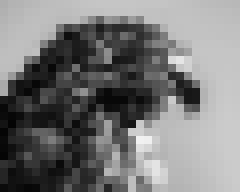
#> input picture images/eagle_30px.png, 30 x 24 px (shown 8 times larger)
$ jupyter execute basic_example.ipynb
#> lines starting #> are read from the running program, lines starting #| are printed output that depends on the picture
[cell 1]
import numpy as np
from sklearn import metrics
from sklearn import datasets
from sklearn.cluster import KMeans
from matplotlib import pyplot as plt
from sklearn.datasets import make_blobs

podatci sintetički MAKE MOONS

[cell 2]
X, y = datasets.make_moons(n_samples=200, noise=0.05, random_state=42)
# broj točaka
n = X.shape[0]

## 1. affinity/similarity matrix

[cell 3]
# init. adjacency marticu
A = np.zeros((n, n))

# moram napraviti matricu s euclidian udaljenostima
dists = np.zeros((n, n))
for i in range(n):
    for j in range(i + 1, n):
        dist = np.sqrt(np.sum((X[i] - X[j]) ** 2))
        dists[i, j] = dist
        dists[j, i] = dist
k=10

## kk-nn metoda
for i in range(n):
    neighbors = np.argsort(dists[i])[1:k+1]
    for j in neighbors:
        A[i][j] = np.exp(-dists[i][j]**2 / 0.1)
        A[j][i] = A[i][j]
# pripaziti da su na dijagonali 0
np.fill_diagonal(A, 0)


# RBF metoda
""" for i in range(n):
    neighbors = np.argsort(dists[i])[1:k+1]
    for j in range(n):
        # RBF similarity function
        ##A[i,j] = np.exp(-np.sum((X[i] - X[j])**2) / (2 * sigma**2))
        # RBF krenel with euclidian distance
        dist_ij = np.sqrt(np.sum((X[i] - X[j]) ** 2))
        A[i,j] = np.exp(-1.0 * dist_ij ** 2)  """


""" - more controlled decay
    - exponential decay: udaljenije točke imaju jako nisu razinu sličnosti
    - sigma utječe na brzinu smanjenja sličnosti kako se euk.dist povećava
        - malena sigma: sličnost pada brzo kako se distanca povećava
        - velik sigma: sličnost se smanjuje sporo - udaljenije točke i dalje
          imaju veliku sličnost"""

## 2. degree matrix

[cell 4]
# trebamo matricu koja je suma redaka od ajd
D = np.zeros((n, n))
for i in range(n):
    D[i, i] = np.sum(A[i])

3. un-normalized laplacian

[cell 5]
L = D - A
""" dijagonalni elementi matrice su stupnjevi čvorova, a ne-dijagonalni elementi
"""
# https://freedium.cfd/https://medium.com/@roiyeho/spectral-clustering-50aee862d300


# normalized laplacian
""" D_inv_sqrt = np.diag(1.0 / np.sqrt(np.diag(D)))  # D^(-1/2)
L = D_inv_sqrt @ L @ D_inv_sqrt """

4. eigenvalues/ eigenvectors

[cell 6]
# preko built in funkcije
eigvals, eigvecs = np.linalg.eig(L)
#print("Eigenvalues:", eigvals)
#print("Eigenvectors:", eigvecs)

# det(L -I*lambda) = 0  karakteristični polinomial čija su rješenja lambda1, lambda2...
# riješiti (L - lambda*I) v = 0 za svaku lambdu/eigenvrijednost

# uzimam drugi najmanji fiedlerov vektor na temelju kojeg dijelim
fiedler_vector = eigvecs[:, 1]

5. visualization

[cell 7]
# dijelim podatke u ovisnosti o pozitivnosti/negativnosti
clusters = np.where(fiedler_vector >= 0, 1, 0)

# vizualizacija
plt.scatter(X[:, 0], X[:, 1], c=clusters, cmap="coolwarm")
plt.title("Spectral Clustering")
plt.show()
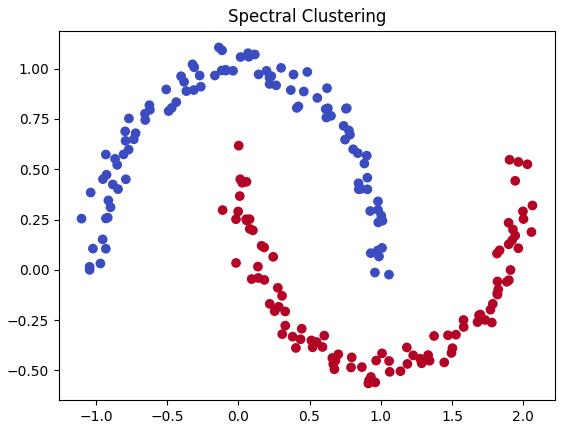
#> figure drawn by matplotlib, 1 panel

primjer za usporedbu sa built-in metodom SpectralClustering

[cell 8]
import numpy as np
from skimage import io, color
from sklearn.cluster import SpectralClustering
from sklearn.metrics.pairwise import rbf_kernel
import matplotlib.pyplot as plt
import time

def load_grayscale_image(path):
#> called with path = 'images/eagle_30px.png'
    img = io.imread(path, as_gray=True).astype(np.float64)
#> img is the input picture: shape (24, 30) float64; min 0.0157, max 0.945, mean 0.472
    if img.ndim == 3:
        img = color.rgb2gray(img)
    img = (img * 255).astype(np.uint8)  # Scale to 0–255
    img = img[:64, :64]
    return img

def create_affinity_matrix(img, gamma_s=0.001, gamma_i=0.01):

#> called with gamma_s = 0.001, gamma_i = 0.01
    h, w = img.shape
#> h = 24; w = 30
    coords = np.indices((h, w)).reshape(2, -1).T
    intensities = img.flatten().reshape(-1, 1)
#> intensities = 720 values, max 241 at index 527, min 4 at index 451, mean 120.2

    spatial_sim = rbf_kernel(coords, coords, gamma=gamma_s)
    intensity_sim = rbf_kernel(intensities, intensities, gamma=gamma_i)
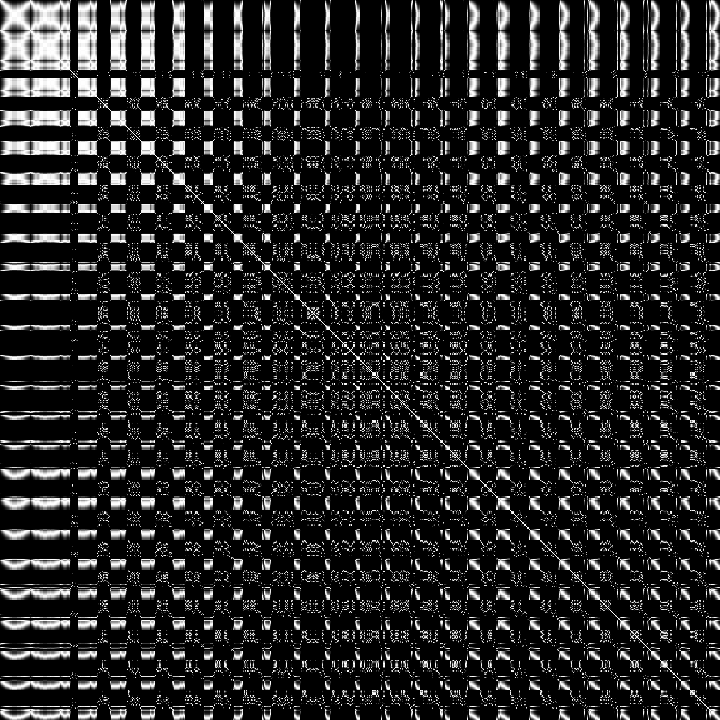
#> intensity_sim: shape (720, 720) float64; min 1.15e-244, max 1, mean 0.154

    affinity = spatial_sim * intensity_sim
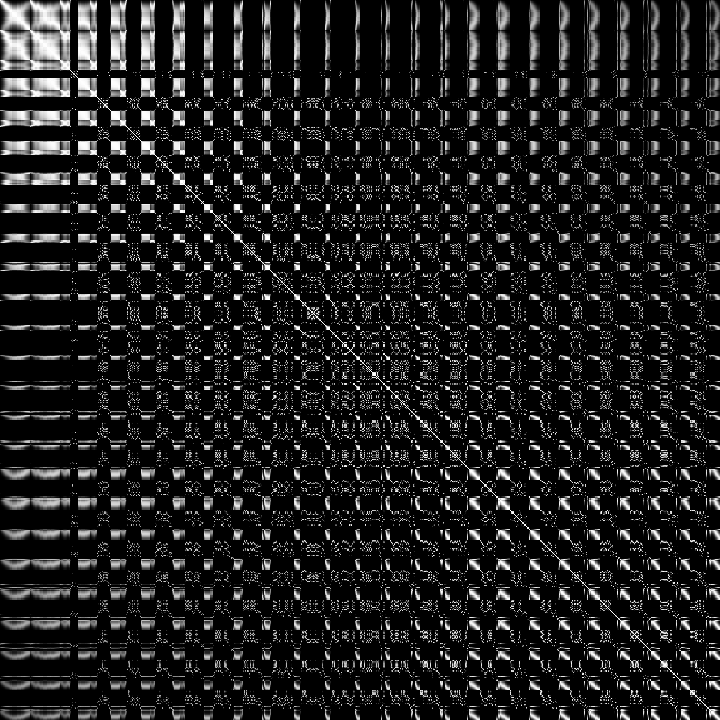
#> affinity: shape (720, 720) float64; min 8.88e-245, max 1, mean 0.126

    return affinity


def spectral_segment(img, n_clusters=8):
    affinity = create_affinity_matrix(img)
    clustering = SpectralClustering(n_clusters=n_clusters, affinity='precomputed', assign_labels='kmeans')
    labels = clustering.fit_predict(affinity)
#> labels = 720 values, max 3 at index 72, min 0 at index 100, mean 1.07
    return labels.reshape(img.shape)
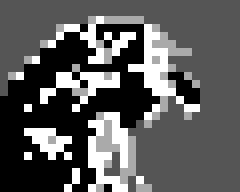
#> returned value: shape (24, 30) int32 (shown 8 times larger); min 0, max 3, mean 1.07; drawn with min black and max white


img_path = 'images/eagle_30px.png'
img = load_grayscale_image(img_path)
segmented = spectral_segment(img, n_clusters=4)

plt.figure(figsize=(10, 5))
plt.subplot(1, 2, 1)
plt.title("Original Grayscale")
plt.imshow(img, cmap='gray')
plt.axis('off')

plt.subplot(1, 2, 2)
plt.title("Spectral Clustering Segmentation")
plt.imshow(segmented, cmap='nipy_spectral')
plt.axis('off')
plt.tight_layout()
plt.show() ;

[cell 9]
import numpy as np
import networkx as nx
import matplotlib.pyplot as plt
from scipy.spatial.distance import pdist, squareform
from scipy.linalg import eigh

# Step 1: Create 10 random points in 2D space
np.random.seed(5)

points = np.array([
    [1, 1], [2, 1], [1, 2], [2, 2], [1.5, 1.5],
    [3, 1], [4, 1], [3, 2], [4, 2], [3.5, 1.5]  # bliže skupina B
])


n = len(points)
# Step 2: Compute pairwise distances
distances = squareform(pdist(points))

# Step 3: Compute affinity matrix using Gaussian (RBF) kernel
sigma = 0.5
W = np.exp(-distances**2 / (2 * sigma**2))
np.fill_diagonal(W, 0)  # zero diagonal for no self-loops


# Visualization: Plot graph
G =nx.complete_graph(10)
print("Broj povezanih komponenti:", nx.number_connected_components(G))

for i in range(n):
    G.add_node(i, pos=points[i])
for i in range(n):
    for j in range(i + 1, n):
        if W[i, j] > 0.1:
            G.add_edge(i, j, weight=W[i, j])

# Step 4: Compute degree matrix
D = np.diag(W.sum(axis=1))

# Step 5: Compute Laplacian matrix
L = D - W

# Step 6: Compute eigenvalues and eigenvectors
eigenvalues, eigenvectors = eigh(L)

L, eigenvalues[:5], eigenvectors[:, :3]  # Return Laplacian, first 5 eigenvalues, and first 3 eigenvectors
print(np.round(L, 2))
print('eigenvalues: ', np.round(eigenvalues, 2))
print('eigenvectors: ', np.round(eigenvectors, 2))

pos = nx.get_node_attributes(G, 'pos')
plt.figure(figsize=(3, 3))
nx.draw(G, pos, with_labels=True, node_color='gray', edge_color='gray', node_size=500)
plt.title("10-vertex Graph with Gaussian Kernel Weights")
plt.axis('equal')
plt.show()
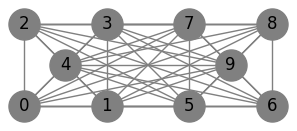
#> figure drawn by matplotlib, 1 panel

[cell 10]
import numpy as np
import networkx as nx
import matplotlib.pyplot as plt
from scipy.spatial.distance import pdist, squareform
from scipy.linalg import eigh

np.random.seed(5)

points = np.array([
    [1, 1], [2, 1], [1, 2], [2, 2], [1.5, 1.5],
    [3, 1], [4, 1], [3, 2], [4, 2], [3.5, 1.5]
])

n = len(points)
distances = squareform(pdist(points))

sigma = 0.5
W = np.exp(-distances**2 / (2 * sigma**2))
np.fill_diagonal(W, 0)
print('W: ', np.round(W,3))
""" print(np.round(W,2))
 """
# Kreiraj graf iz matrice W - samo bridovi sa težinom > 0.1
G = nx.Graph()
for i in range(n):
    G.add_node(i, pos=points[i])
for i in range(n):
    for j in range(i + 1, n):
        if W[i, j] > 0.01:
            G.add_edge(i, j, weight=W[i, j])

""" print("Broj povezanih komponenti:", nx.number_connected_components(G))
 """
# Laplacian matrica iz W
D = np.diag(W.sum(axis=1))
L = D - W
print('L: ', np.round(L,3))
edges = G.edges(data=True)
weights = [edge[2]['weight'] for edge in edges]
eigenvalues, eigenvectors = eigh(L)
min_width, max_width = 1, 5
min_w, max_w = min(weights), max(weights)
edge_widths = [min_width + (w - min_w) / (max_w - min_w) * (max_width - min_width) for w in weights]

""" print(np.round(L, 2))
print('Eigenvalues:', np.round(eigenvalues, 3)) """
print(' vlastita vektora:\n', np.round(eigenvectors, 3))

pos = nx.get_node_attributes(G, 'pos')
plt.figure(figsize=(5, 5))
nx.draw(G, pos, with_labels=True, node_color='lightblue', edge_color='gray', width=edge_widths, node_size=500)
plt.title("Graf s bridovima iz matrice W")
plt.axis('equal')
plt.show()
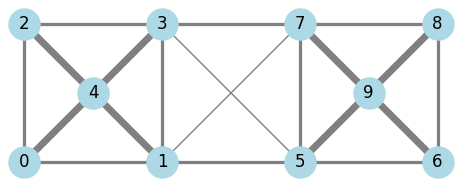
#> figure drawn by matplotlib, 1 panel

f = eigenvectors[:, 1]
print('f: ', np.round(f,3))
clusters = np.where(f >= 0, 1, 0)

# vizualizacija
plt.figure(figsize=(4, 2))
plt.scatter(points[:, 0], points[:, 1], c=clusters, cmap="coolwarm")
plt.title("Spectral Clustering")
plt.show()
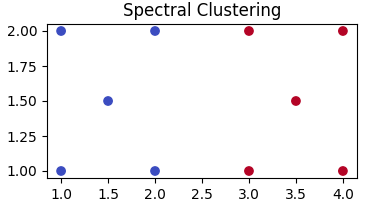
#> figure drawn by matplotlib, 1 panel
